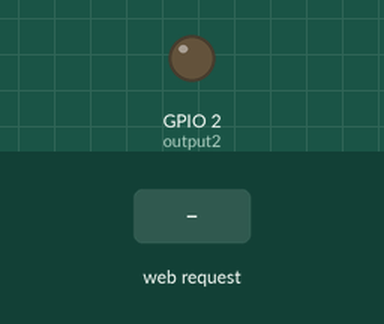
A sketch run on a simulated ESP8266 (NodeMCU). Shown: output pins drawn as LEDs (lit = HIGH). The test bench sets the inputs (shaded band). WiFi joins after 1.5 s; servers stay silent unless stated; what the sketch prints to the serial monitor is not drawn.

Above: at 2.7 s.
2.8 s: HTTP request GET /2/on received
At 3.5 s:
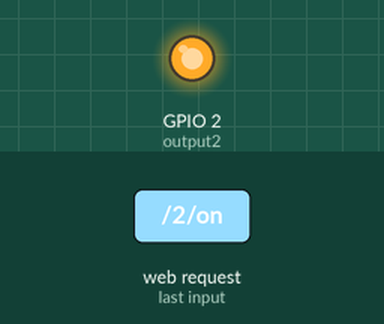
4.3 s: HTTP request GET /2/off received
At 4.7 s:
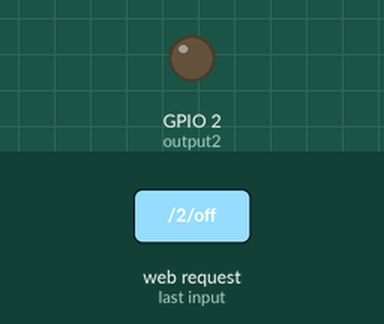
Timing chart, 0 to 7.3 s (numbered marks = the images above; inputs shaded):
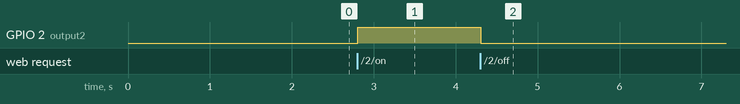

The sketch:

lab8-1.ino
```cpp
#include<ESP8266WiFi.h>

const char* ssid = "Galaxy A21s9060";
const char* password = "rmcx1237";

WiFiServer server(80);

String header;
String outputState = "off";

const int output2 = 2;

void setup(){
  Serial.begin(115200);
  pinMode(output2,OUTPUT);
  digitalWrite(output2,LOW);

  Serial.print("Connecting to");
  Serial.print(ssid);
  WiFi.begin(ssid,password);

  while(WiFi.status()!=WL_CONNECTED){
    delay(500);
    Serial.print(".");
  }

  Serial.println("");
  Serial.println("WiFiconnected");
  Serial.println("IP address:");
  Serial.println(WiFi.localIP());
  server.begin();
}


void loop(){
  Serial.println(WiFi.localIP());
  WiFiClient client = server.available(); //等待 clients 連線
  if (client) {
    Serial.println("New Client.");
    String currentLine = "";
    while (client.connected()) {
      if (client.available()) {
        char c = client.read();
        Serial.write(c);
        header += c;
        if (c == '\n') {
          if (currentLine.length() == 0) {
            client.println("HTTP/1.1 200 OK");
            client.println("Content-type:text/html");
            client.println("Connection: close");
            client.println();


            if (header.indexOf("GET /2/on") >= 0){
              Serial.println("GPIO 2 on");
              outputState = "on";
              digitalWrite(output2, HIGH);
            }
            else if (header.indexOf("GET /2/off") >= 0){
              Serial.println("GPIO 2 off");
              outputState="off";
              digitalWrite(output2, LOW);
            }

            client.println("<html>");
            client.println("<head>");
            client.println("<link rel=\"icon\" href=\"data:,\">");

            // 設定 on/off 按鈕的CSS
            client.println("<style>html {font-family: Helvetica; display: inline-block; margin: 0px auto; text-align: center;}");
            client.println(".button { background-color: #19586A; border: none; color: white; padding: 16px 40px;");
            client.println("text-decoration: none; font-size: 30px; margin: 2px; cursor: pointer;}");
            client.println(".button2 {background-color: #77878A;}</style></head>");

            client.println("<body><h1>No.10</html>");
            client.println("<p>GPIO 2-State " + outputState + "</p>");

            if (outputState=="off") {
              client.println("<p><a href=\"/2/on\"><button class=\"button\">ON</button></a></p>");
            } else {
              client.println("<p><a href=\"/2/off\"><button class=\"button button2\">OFF</button></a></p>");
            }
            client.println("</body></html>");
            //使用空白行結束HTTP回應
            client.println();
            break;
        }else{
          currentLine="";
        }
      }else if(c!='\r'){
          currentLine += c;
      }
      }
    }
    header = "";
    client.stop();
    Serial.println("Client disconnect");
    Serial.println("");
  }
}
```

Measured:
- after the input at 2.8 s, GPIO 2 (output2): LOW → HIGH at once
- after the input at 4.3 s, GPIO 2 (output2): HIGH → LOW at once
